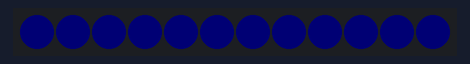
A sketch run on a simulated Arduino Uno, built with avr-gcc and run on an emulated ATmega328P. Parts: 12 RGB LEDs in strip order, left to right. Dim RGB values are drawn brighter than linear; random numbers use the default seed unless the sketch sets one.

Above: at 0.15 s.
At 8.98 s:
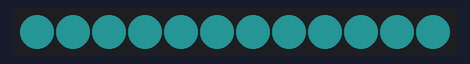
At 14.27 s:
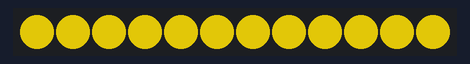
At 19.89 s:
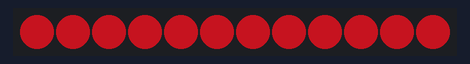
At 29.32 s:
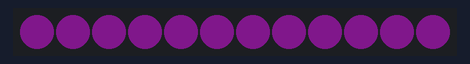
At 39.67 s:
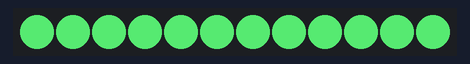

The sketch:

Coffre_LED.ino
```cpp
#include <Adafruit_NeoPixel.h>

// Defines:

// Numéro de broche du neopixel:
#define kPinNeopixel            10

// Nombre de leds sur le NeoPixel:
#define kNumPixels      12

#define kSteps        0.01
#define kDelay          20

// Variables globales:

// Phase ascendante ou descendante:
bool _makeBrighter = true;

// Objet NeoPixel:
Adafruit_NeoPixel _pixels = Adafruit_NeoPixel(kNumPixels, kPinNeopixel, NEO_GRB + NEO_KHZ800);

// pourcentage de la valeur cible (0.0 à 1.0):
float _factor = 0.0;

// Couleurs RVB cibles:
int _rTarget = 0;
int _gTarget = 0;
int _bTarget = 0;

// Prototypes:

void SetTargetColor();
void PixelsLoop();

// Fonctions:

/**
 * Initialisation
 */
void setup()
{
	_pixels.begin(); // Initialise les NeoPixels.

	// initialise le générateur de nombre aléatoire:
	randomSeed(analogRead(0));

	// Définit la première couleur RGB:
	SetTargetColor();
}

/**
 * Boucle principale
 */
void loop()
{
	PixelsLoop();
}

/**
 * Obtient une couleur cible aléatoire
 */
void SetTargetColor()
{
	_rTarget = random(256); // 0 à 255.
	_gTarget = random(256);
	_bTarget = random(256);
}

/**
 * Allume les pixels suivant la progression vers la couleur cible
 */
void PixelsLoop()
{
	// On obtient le nouveau % de couleur cible:
	_factor += (_makeBrighter) ? kSteps : -kSteps;

	// Passe si nécessaire en phase descendante:
	if (_factor >= 1.0)
	{
		_factor = 1.0;
		_makeBrighter = false;
	}

	// Obtient les couleurs RVB par rapport au
	// pourcentage de couleurs cibles:
	int r = _rTarget * _factor;
	int g = _gTarget * _factor;
	int b = _bTarget * _factor;

	// Allume toutes les LEDs de la même couleur:
	for (int i = 0 ; i < kNumPixels ; i++)
	{
		_pixels.setPixelColor(i, _pixels.Color(r, g, b));
	}
	_pixels.show();  // met à jour les couleur des LEDS.

	// Si fin de phase descendante:
	if (_makeBrighter == false && _factor < kSteps)
	{
		// Phase ascendante:
		_factor = 0.0;
		_makeBrighter = true;

		// Obtient la nouvelle couleur:
		SetTargetColor();
	}

	delay (kDelay);
}
```
